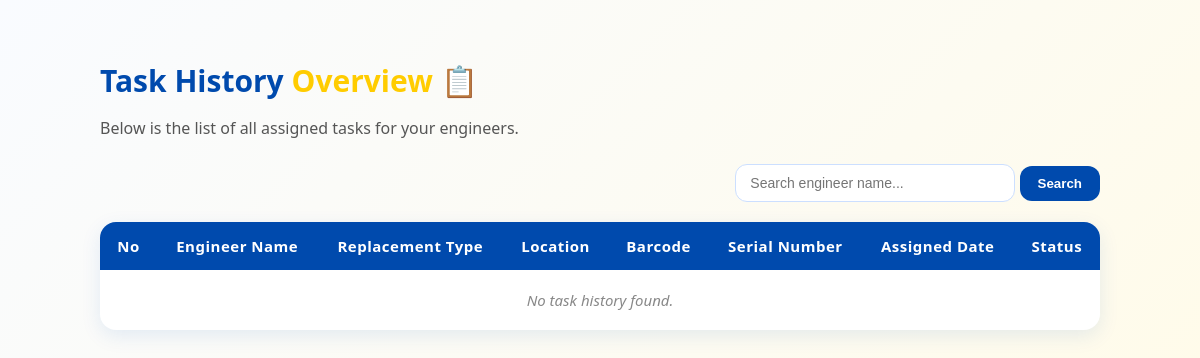
Page /beyond2u/task-history/5/ (signed in) on the earlier database version.
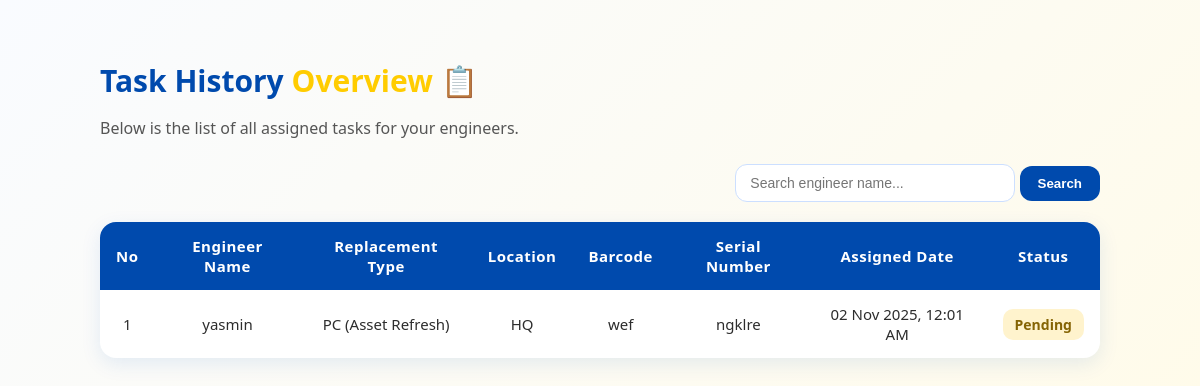
Same page on the later database version.
### inventorySystem/models.py (models this page shows, shortened)
class AssignedTask(models.Model):
    engineer = models.ForeignKey(Engineer, on_delete=models.CASCADE)
    barcode = models.CharField(max_length=100)
    serial_number = models.CharField(max_length=100)
    username = models.CharField(max_length=100)
    phone_number = models.CharField(max_length=20)
    lan_id = models.CharField(max_length=50)
    location = models.CharField(max_length=100)
    replacement_type = models.CharField(
        max_length=50,
        choices=[
            ('PC (Asset Refresh)', 'PC (Asset Refresh)'),
            ('Laptop (Tech Refresh)', 'Laptop (Tech Refresh)'),
            ('RAM (Parts Upgrade)', 'RAM (Parts Upgrade)')
        ],
    )
    assigned_date = models.DateTimeField(default=timezone.now)

class User(AbstractUser):
    ROLE_CHOICES = [
        ('TeamLead', 'Team Lead'),
        ('SystemEngineer', 'System Engineer'),
    ]
    role = models.CharField(max_length=20, choices=ROLE_CHOICES, default='SystemEngineer')

### inventorySystem/views.py (the view)
# urls.py: path('task-history/', views.task_history, name='task_history'),
@login_required
def task_history(request, engineer_id):
    engineer = get_object_or_404(User, id=engineer_id)
    tasks = AssignedTask.objects.filter(engineer=engineer).order_by('-assigned_date')
    query = request.GET.get('q')
    if query:
        tasks = tasks.filter(engineer__username__icontains=query)
    return render(request, 'task_history.html', {
        'tasks': tasks,
        'engineer': engineer,
    })

### inventorySystem/templates/task_history.html (shortened to what this page needs)
{% load static %}
<!DOCTYPE html>
<html lang="en">
<head>
</head>
<body>
  <div class="content">
    <h1>Task History <span>Overview</span> 📋</h1>
    <p class="subtext">Below is the list of all assigned tasks for your engineers.</p>
    <div class="search-container">
      <form method="get">
        <input type="text" name="q" placeholder="Search engineer name..." value="{{ request.GET.q }}">
        <button type="submit">Search</button>
      </form>
    </div>
    <table>
      <thead>
        <tr>
          <th>No</th>
          <th>Engineer Name</th>
          <th>Replacement Type</th>
          <th>Location</th>
          <th>Barcode</th>
          <th>Serial Number</th>
          <th>Assigned Date</th>
          <th>Status</th>
        </tr>
      </thead>
      <tbody>
        {% for task in tasks %}
        <tr>
          <td>{{ forloop.counter }}</td>
          <td>{{ task.engineer.username }}</td>
          <td>{{ task.replacement_type }}</td>
          <td>{{ task.location }}</td>
          <td>{{ task.barcode }}</td>
          <td>{{ task.serial_number }}</td>
          <td>{{ task.assigned_date|date:"d M Y, h:i A" }}</td>
          <td>
            {% if task.status == "Completed" %}
              <span class="status completed">Completed</span>
            {% else %}
              <span class="status pending">Pending</span>
            {% endif %}
          </td>
        </tr>
        {% empty %}
        <tr>
          <td colspan="8" class="no-data">No task history found.</td>
        </tr>
        {% endfor %}
      </tbody>
    </table>
  </div>
</body>
</html>

### inventorySystem/templates/task_history.html (style rules this page uses)
body { margin: 0; font-family: 'Segoe UI', sans-serif; background: linear-gradient(135deg, #f9fbff, #fffbea); color: #2d2d2d; }
.content { margin-left: 60px; margin-right: 60px; padding: 40px; }
h1 { font-size: 30px; color: #004aad; margin-bottom: 10px; }
h1 span { color: #ffcc00; font-weight: 700; }
.subtext { color: #555; font-size: 16px; margin-bottom: 25px; }
.search-container { display: flex; justify-content: flex-end; margin-bottom: 20px; gap: 10px; }
.search-container input { padding: 10px 14px; border-radius: 12px; border: 1px solid #ccdfff; width: 250px; outline: none; font-size: 14px; transition: 0.3s; }
.search-container button { background-color: #004aad; color: white; border: none; border-radius: 12px; padding: 10px 18px; cursor: pointer; font-weight: 600; transition: all 0.3s ease; }
table { width: 100%; border-collapse: collapse; background: white; border-radius: 16px; overflow: hidden; box-shadow: 0 6px 20px rgba(0, 84, 200, 0.1); }
th, td { padding: 14px 16px; text-align: center; font-size: 15px; }
th { background-color: #004aad; color: white; font-weight: 600; letter-spacing: 0.5px; }
.status { padding: 6px 12px; border-radius: 10px; font-weight: 600; font-size: 14px; }
.status.pending { background-color: #fff3cd; color: #856404; }

Differences in the rows shown:
added AssignedTask: engineer.username "yasmin", replacement_type "PC (Asset Refresh)", location "HQ", barcode "wef", serial_number "ngklre", assigned_date "02 Nov 2025, 12:01 AM", status "Pending"
Other differences:
text no longer shown: "No task history found."
